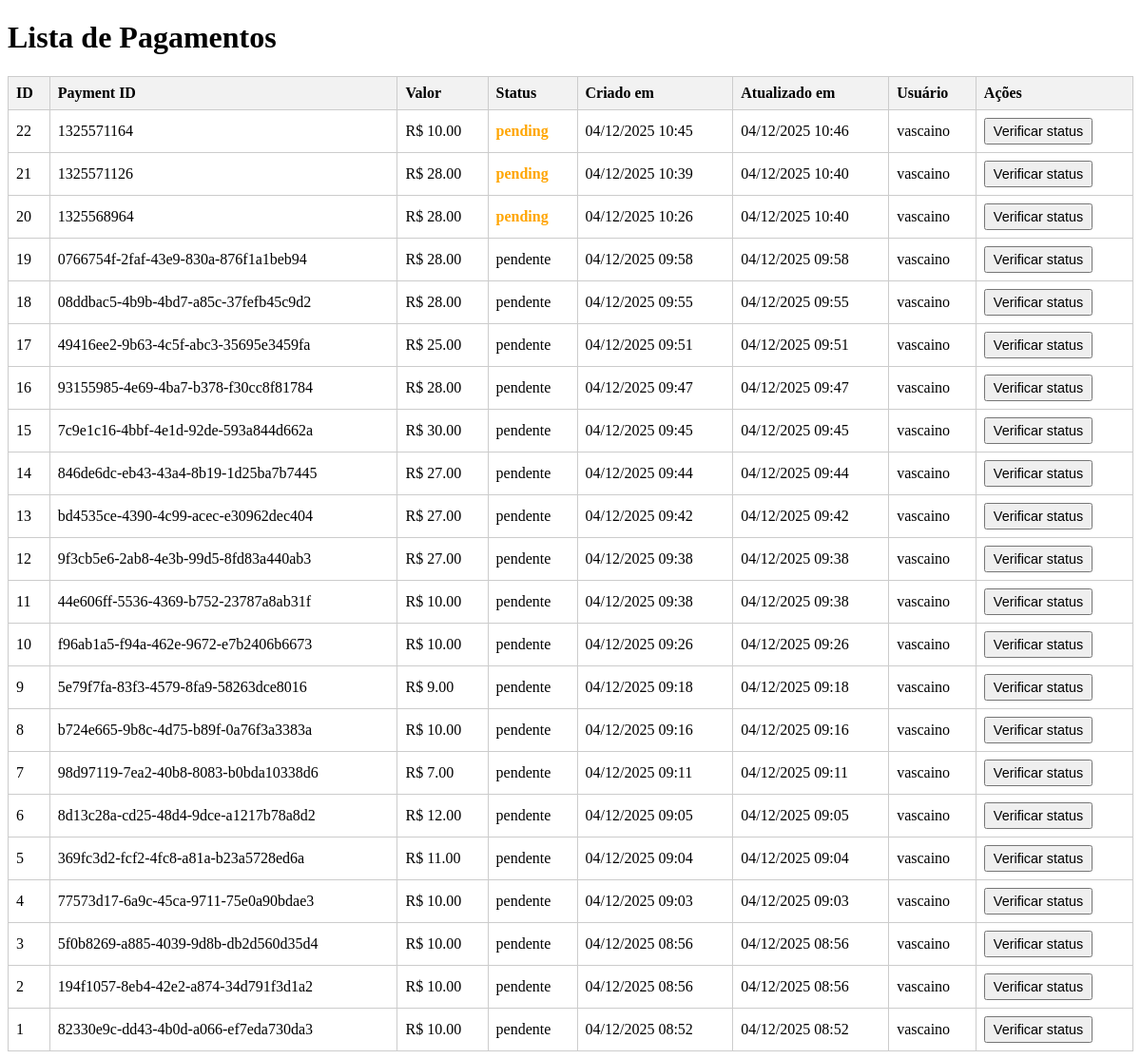
The page /admin/pagamentos on the database its author committed.
### models.py (models this page shows, shortened)
class Pagamento(db.Model):
    __tablename__ = 'pagamentos'
    id = db.Column(db.Integer, primary_key=True)
    payment_id = db.Column(db.String(100), unique=True, nullable=False)
    valor = db.Column(db.Float, nullable=False)
    status = db.Column(db.String(50), nullable=False)
    ticket_url = db.Column(db.String(255))
    criado_em = db.Column(db.DateTime, default=lambda: datetime.now(timezone("America/Sao_Paulo")))
    atualizado_em = db.Column(db.DateTime, default=lambda: datetime.now(timezone("America/Sao_Paulo")), onupdate=lambda: datetime.now(timezone("America/Sao_Paulo")))
    usuario_id = db.Column(db.Integer, db.ForeignKey('usuarios.id'), nullable=False)
    oferta_id = db.Column(db.Integer, db.ForeignKey('ofertas.id'), nullable=False)
    def __repr__(self):
        return f'<Pagamento {self.payment_id} - {self.status}>'

class Usuario(db.Model):
    __tablename__ = 'usuarios'
    id = db.Column(db.Integer, primary_key=True)
    nome = db.Column(db.String(100), nullable=False)
    email = db.Column(db.String(100), unique=True, nullable=False)
    senha = db.Column(db.String(255), nullable=False)
    avatar = db.Column(db.String(200))
    is_admin = db.Column(db.Boolean, default=False)
    ofertas = db.relationship('Oferta', backref='usuario', lazy=True)
    pagamentos = db.relationship('Pagamento', backref='usuario', lazy=True)

### app.py (the view)
@app.route("/admin/pagamentos")
def listar_pagamentos():
    pagamentos = Pagamento.query.order_by(Pagamento.criado_em.desc()).all()
    print("Pagamentos encontrados:", pagamentos)
    return render_template("admin_pagamentos.html", pagamentos=pagamentos)

### templates/admin_pagamentos.html (shortened to what this page needs)
<!DOCTYPE html>
<html lang="pt-br">
<head>
</head>
<body>
    <h1>Lista de Pagamentos</h1>
    <table>
        <thead>
    <tr>
        <th>ID</th>
        <th>Payment ID</th>
        <th>Valor</th>
        <th>Status</th>
        <th>Criado em</th>
        <th>Atualizado em</th>
        <th>Usuário</th>
        <th>Ações</th>
    </tr>
</thead>
<tbody>
    {% for pagamento in pagamentos %}
    <tr>
        <td>{{ pagamento.id }}</td>
        <td>{{ pagamento.payment_id }}</td>
        <td>R$ {{ "%.2f"|format(pagamento.valor) }}</td>
        <td class="status-{{ pagamento.status }}">{{ pagamento.status }}</td>
        <td>{{ pagamento.criado_em.strftime('%d/%m/%Y %H:%M') }}</td>
        <td>{{ pagamento.atualizado_em.strftime('%d/%m/%Y %H:%M') }}</td>
        <td>{{ pagamento.usuario.nome }}</td>
        <td>
            <form action="/verificar_pagamento" method="get" style="display:inline;">
                <button type="submit">Verificar status</button>
            </form>
        </td>
    </tr>
    {% endfor %}
</tbody>
    </table>
</body>
</html>

### templates/admin_pagamentos.html (style rules this page uses)
table { width: 100%; border-collapse: collapse; }
th, td { padding: 8px; border: 1px solid #ccc; text-align: left; }
th { background-color: #f2f2f2; }
.status-pending { color: orange; font-weight: bold; }
button { padding: 4px 8px; font-size: 0.9em; cursor: pointer; }

### rows shown on the page
Pagamento: id "22", payment_id "1325571164", valor "10.00", status "pending", criado_em "04/12/2025 10:45", atualizado_em "04/12/2025 10:46", usuario.nome "vascaino"
Pagamento: id "21", payment_id "1325571126", valor "28.00", status "pending", criado_em "04/12/2025 10:39", atualizado_em "04/12/2025 10:40", usuario.nome "vascaino"
Pagamento: id "20", payment_id "1325568964", valor "28.00", status "pending", criado_em "04/12/2025 10:26", atualizado_em "04/12/2025 10:40", usuario.nome "vascaino"
Pagamento: id "19", payment_id "0766754f-2faf-43e9-830a-876f1a1beb94", valor "28.00", status "pendente", criado_em "04/12/2025 09:58", atualizado_em "04/12/2025 09:58", usuario.nome "vascaino"
Pagamento: id "18", payment_id "08ddbac5-4b9b-4bd7-a85c-37fefb45c9d2", valor "28.00", status "pendente", criado_em "04/12/2025 09:55", atualizado_em "04/12/2025 09:55", usuario.nome "vascaino"
Pagamento: id "17", payment_id "49416ee2-9b63-4c5f-abc3-35695e3459fa", valor "25.00", status "pendente", criado_em "04/12/2025 09:51", atualizado_em "04/12/2025 09:51", usuario.nome "vascaino"
Pagamento: id "16", payment_id "93155985-4e69-4ba7-b378-f30cc8f81784", valor "28.00", status "pendente", criado_em "04/12/2025 09:47", atualizado_em "04/12/2025 09:47", usuario.nome "vascaino"
Pagamento: id "15", payment_id "7c9e1c16-4bbf-4e1d-92de-593a844d662a", valor "30.00", status "pendente", criado_em "04/12/2025 09:45", atualizado_em "04/12/2025 09:45", usuario.nome "vascaino"
Pagamento: id "14", payment_id "846de6dc-eb43-43a4-8b19-1d25ba7b7445", valor "27.00", status "pendente", criado_em "04/12/2025 09:44", atualizado_em "04/12/2025 09:44", usuario.nome "vascaino"
Pagamento: id "13", payment_id "bd4535ce-4390-4c99-acec-e30962dec404", valor "27.00", status "pendente", criado_em "04/12/2025 09:42", atualizado_em "04/12/2025 09:42", usuario.nome "vascaino"
Pagamento: id "12", payment_id "9f3cb5e6-2ab8-4e3b-99d5-8fd83a440ab3", valor "27.00", status "pendente", criado_em "04/12/2025 09:38", atualizado_em "04/12/2025 09:38", usuario.nome "vascaino"
Pagamento: id "11", payment_id "44e606ff-5536-4369-b752-23787a8ab31f", valor "10.00", status "pendente", criado_em "04/12/2025 09:38", atualizado_em "04/12/2025 09:38", usuario.nome "vascaino"
Pagamento: id "10", payment_id "f96ab1a5-f94a-462e-9672-e7b2406b6673", valor "10.00", status "pendente", criado_em "04/12/2025 09:26", atualizado_em "04/12/2025 09:26", usuario.nome "vascaino"
Pagamento: id "9", payment_id "5e79f7fa-83f3-4579-8fa9-58263dce8016", valor "9.00", status "pendente", criado_em "04/12/2025 09:18", atualizado_em "04/12/2025 09:18", usuario.nome "vascaino"
Pagamento: id "8", payment_id "b724e665-9b8c-4d75-b89f-0a76f3a3383a", valor "10.00", status "pendente", criado_em "04/12/2025 09:16", atualizado_em "04/12/2025 09:16", usuario.nome "vascaino"
Pagamento: id "7", payment_id "98d97119-7ea2-40b8-8083-b0bda10338d6", valor "7.00", status "pendente", criado_em "04/12/2025 09:11", atualizado_em "04/12/2025 09:11", usuario.nome "vascaino"
Pagamento: id "6", payment_id "8d13c28a-cd25-48d4-9dce-a1217b78a8d2", valor "12.00", status "pendente", criado_em "04/12/2025 09:05", atualizado_em "04/12/2025 09:05", usuario.nome "vascaino"
Pagamento: id "5", payment_id "369fc3d2-fcf2-4fc8-a81a-b23a5728ed6a", valor "11.00", status "pendente", criado_em "04/12/2025 09:04", atualizado_em "04/12/2025 09:04", usuario.nome "vascaino"
Pagamento: id "4", payment_id "77573d17-6a9c-45ca-9711-75e0a90bdae3", valor "10.00", status "pendente", criado_em "04/12/2025 09:03", atualizado_em "04/12/2025 09:03", usuario.nome "vascaino"
Pagamento: id "3", payment_id "5f0b8269-a885-4039-9d8b-db2d560d35d4", valor "10.00", status "pendente", criado_em "04/12/2025 08:56", atualizado_em "04/12/2025 08:56", usuario.nome "vascaino"
Pagamento: id "2", payment_id "194f1057-8eb4-42e2-a874-34d791f3d1a2", valor "10.00", status "pendente", criado_em "04/12/2025 08:56", atualizado_em "04/12/2025 08:56", usuario.nome "vascaino"
Pagamento: id "1", payment_id "82330e9c-dd43-4b0d-a066-ef7eda730da3", valor "10.00", status "pendente", criado_em "04/12/2025 08:52", atualizado_em "04/12/2025 08:52", usuario.nome "vascaino"
